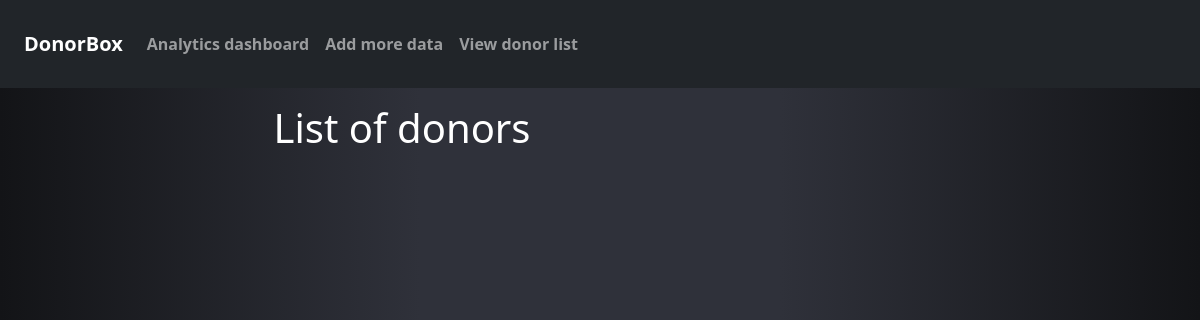
/displayData, run on an earlier commit of the app's database.
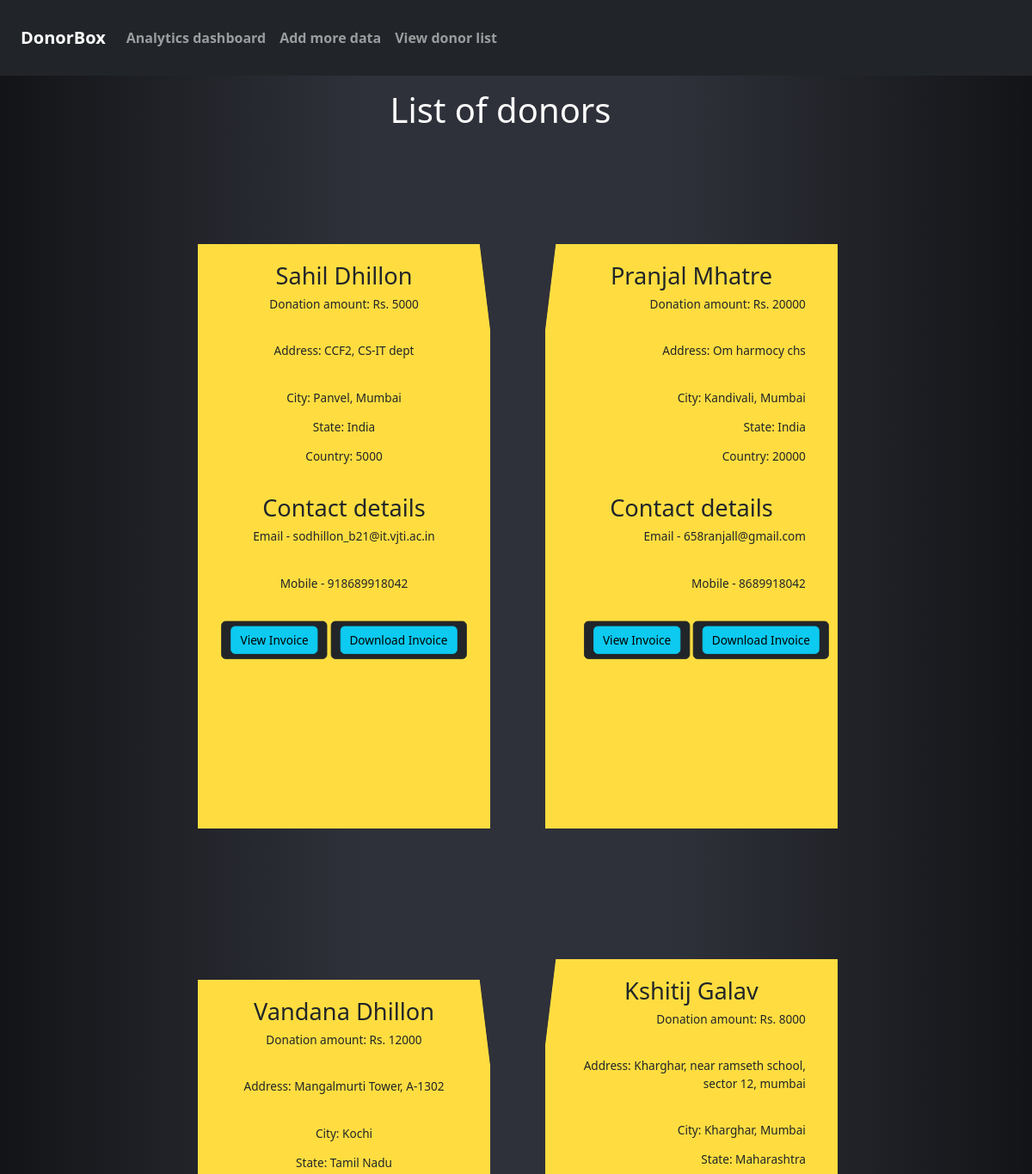
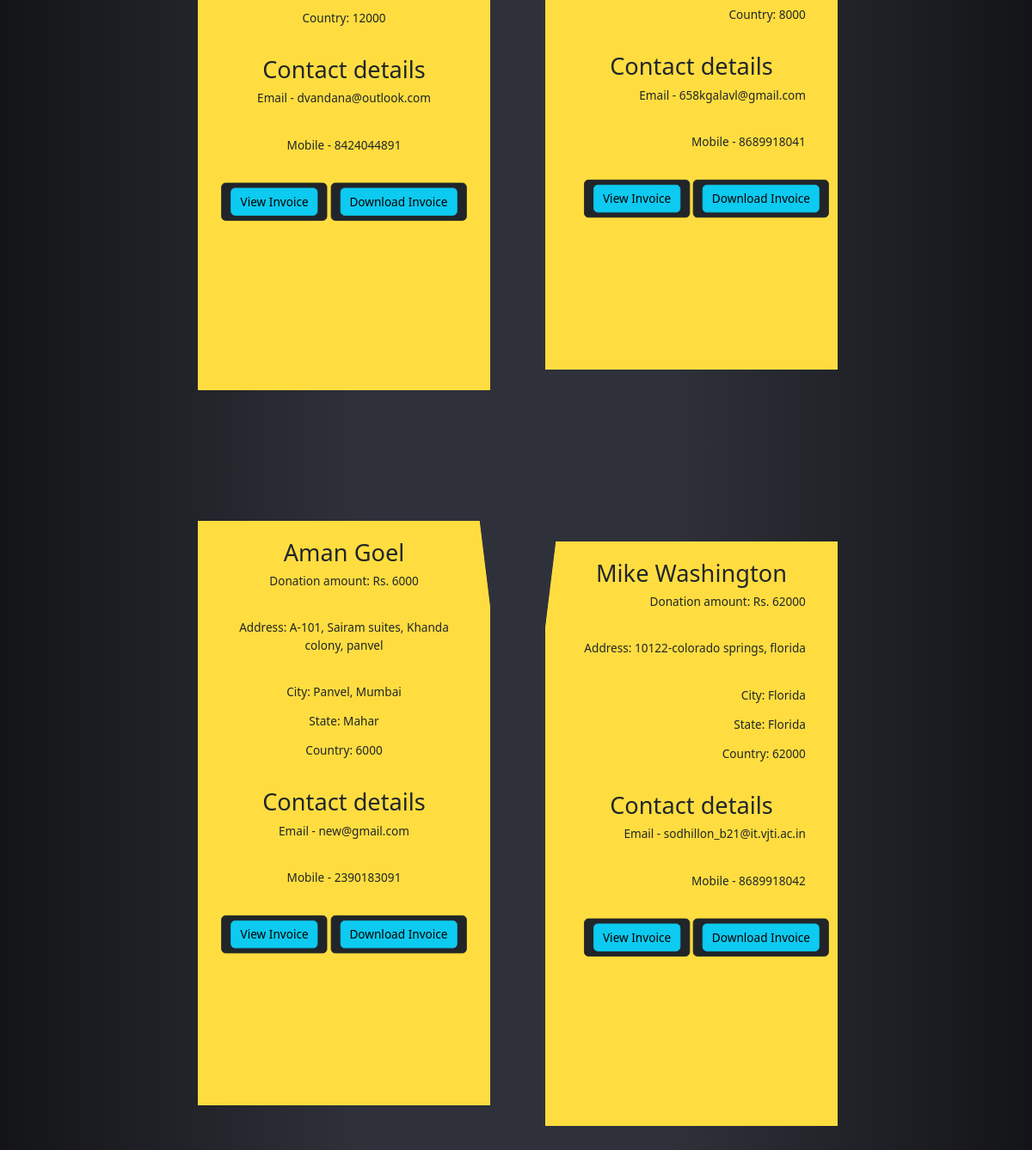
And on a later commit of the database (2 pictures, top to bottom).
### form/models.py (models this page shows, shortened)
class Donator(models.Model):
    donation_type = models.CharField(max_length=100)
    amount = models.IntegerField()
    fname = models.CharField(max_length=100)
    lname = models.CharField(max_length=100)
    email = models.EmailField()
    mobile = models.IntegerField()
    address = models.TextField()
    city = models.CharField(max_length=100)
    state = models.CharField(max_length=100)
    country = models.CharField(max_length=100)
    age = models.IntegerField(default=0)

### form/views.py (the view)
# urls.py: path('displayData', views.displayData, name='displayData'),
def displayData(request):
    donators = Donator.objects.all()
    context = {'donators':donators}
    return render(request,'form/displayData.html',context)

### home/context_processors.py (called while the page is built)
def profile_details(request):
    if request.user.is_authenticated:
        try:
            user_profile = Profile.objects.get(user=request.user)
            return {'user_profile':user_profile}
        except:
            pass
    return {}

### templates/form/displayData.html (shortened to what this page needs)
<!DOCTYPE html>
<html lang="en">
{% load static %}
<head>
    <link rel="stylesheet" href="{% static 'css/form.css' %}">
    <link href="https://cdn.jsdelivr.net/npm/bootstrap@5.3.1/dist/css/bootstrap.min.css" rel="stylesheet"
>
</head>
<body>
    {% include 'form/nav.html' %}
    <div class="container text-center">
        <div class="content">
            <h1 style="color: white;">
                <p class="mt-3">List of donors</p>
            </h1>
            <ul class="team">
                {% for donator in donators %}
                <li class="member" style="width: 400px; height: 800px;">
                    <div class="description">
                        <h2>{{donator.fname}} {{donator.lname}}</h2>
                        <p>Donation amount: Rs. {{donator.amount}}</p> <br>
                        <p>Address: {{donator.address}} </p> <br>
                        <p>City: {{donator.city}} </p>
                        <p>State: {{donator.state}} </p>
                        <p>Country: {{donator.amount}}</p> <br>
                        <h2>Contact details</h2>
                        <p>Email - {{donator.email}}</p> <br>
                        <p>Mobile - {{donator.mobile}}</p> <br>
                        <button class="btn btn-dark">
                            <a class="btn btn-info" href="pdf_view/{{donator.fname}}" target="_blank">View Invoice</a>
                        </button>
                        <button class="btn btn-dark">
                            <a class="btn btn-info" href="pdf_view/{{donator.fname}}">Download Invoice</a>
                        </button>
                    </div>
                </li>
                {% endfor %}
            </ul>
        </div>
    </div>
    <br>
</body>
</html>

What changed in the data, as far as the page shows it:
added Donator: fname "Sahil", lname "Dhillon", amount "5000", address "CCF2, CS-IT dept", city "Panvel, Mumbai", state "India", email "sodhillon_b21@it.vjti.ac.in", mobile "918689918042"
added Donator: fname "Pranjal", lname "Mhatre", amount "20000", address "Om harmocy chs", city "Kandivali, Mumbai", state "India", email "658ranjall@gmail.com", mobile "8689918042"
added Donator: fname "Vandana", lname "Dhillon", amount "12000", address "Mangalmurti Tower, A-1302", city "Kochi", state "Tamil Nadu", email "dvandana@outlook.com", mobile "8424044891"
added Donator: fname "Kshitij", lname "Galav", amount "8000", address "Kharghar, near ramseth school, sector 12, mumbai", city "Kharghar, Mumbai", state "Maharashtra", email "658kgalavl@gmail.com", mobile "8689918041"
added Donator: fname "Aman", lname "Goel", amount "6000", address "A-101, Sairam suites, Khanda colony, panvel", city "Panvel, Mumbai", state "Mahar", email "new@gmail.com", mobile "2390183091"
added Donator: fname "Mike", lname "Washington", amount "62000", address "10122-colorado springs, florida", city "Florida", state "Florida", email "sodhillon_b21@it.vjti.ac.in", mobile "8689918042"
